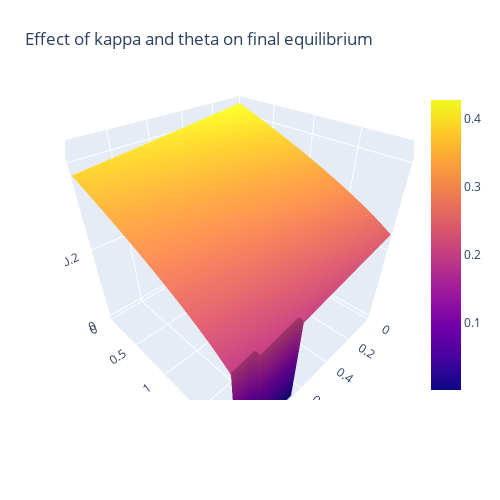

Notebook source saved alongside this figure:
### Markdown cell above
### Surface plot
Varying $\kappa$ and $\theta$, fixing $R_0$ ($C^i$).
For each combination we obtain the equilibrium point attained.

### Code cell
x, y = np.linspace(0.02,1,50), np.linspace(0.04,2,50)
fig = go.Figure(data=[go.Surface(z=z_data, x=x, y=y)])
fig.update_layout(title='Effect of kappa and theta on final equilibrium', autosize=False,
                  width=500, height=500,
                  margin=dict(l=65, r=50, b=100, t=90),
                 scene = dict(
                     xaxis = dict(nticks=7, range=[0,1],),
                     yaxis = dict(nticks=7, range=[0,2],),
                     ),
                 )
fig.show()

### Figure 1 — Plotly figure (JSON) as saved in the notebook; plotly's stock layout.template omitted (floating-point values rounded to 4 significant figures; data arrays with more than 128 entries replaced by an {"elided": "..."} marker saying what was removed)
{"data": [{"type": "surface", "x": [0.02, 0.04, 0.06, 0.08, 0.1, 0.12, 0.14, 0.16, 0.18, 0.2, 0.22, 0.24, 0.26, 0.28, 0.3, 0.32, 0.34, 0.36, 0.38, 0.4, 0.42, 0.44, 0.46, 0.48, 0.5, 0.52, 0.54, 0.56, 0.58, 0.6, 0.62, 0.64, 0.66, 0.68, 0.7, 0.72, 0.74, 0.76, 0.78, 0.8, 0.82, 0.84, 0.86, 0.88, 0.9, 0.92, 0.94, 0.96, 0.98, 1], "y": [0.04, 0.08, 0.12, 0.16, 0.2, 0.24, 0.28, 0.32, 0.36, 0.4, 0.44, 0.48, 0.52, 0.56, 0.6, 0.64, 0.68, 0.72, 0.76, 0.8, 0.84, 0.88, 0.92, 0.96, 1, 1.04, 1.08, 1.12, 1.16, 1.2, 1.24, 1.28, 1.32, 1.36, 1.4, 1.44, 1.48, 1.52, 1.56, 1.6, 1.64, 1.68, 1.72, 1.76, 1.8, 1.84, 1.88, 1.92, 1.96, 2], "z": {"elided": "50x50 float values"}}], "layout": {"autosize": false, "height": 500, "margin": {"b": 100, "l": 65, "r": 50, "t": 90}, "scene": {"aspectmode": "auto", "aspectratio": {"x": 1, "y": 1, "z": 1}, "camera": {"center": {"x": 0, "y": 0, "z": 0}, "eye": {"x": 1.018, "y": 1.018, "z": 1.018}, "projection": {"type": "perspective"}, "up": {"x": 0, "y": 0, "z": 1}}, "xaxis": {"nticks": 7, "range": [0, 1], "type": "linear"}, "yaxis": {"nticks": 7, "range": [0, 2], "type": "linear"}}, "title": {"text": "Effect of kappa and theta on final equilibrium"}, "width": 500}}
